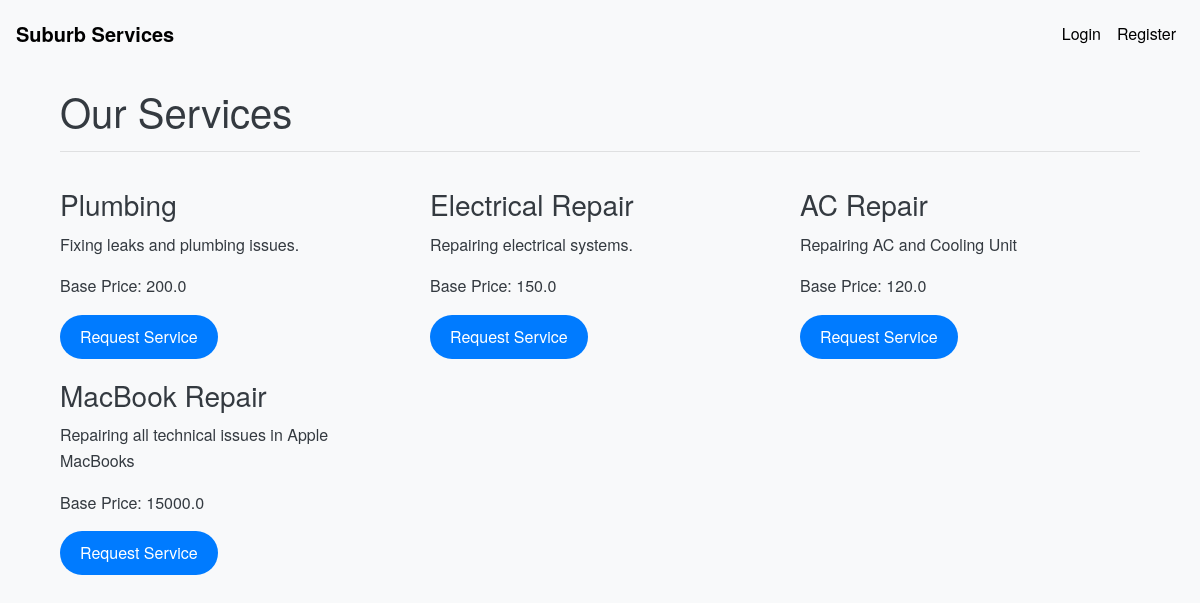
Page /services on the earlier database version.
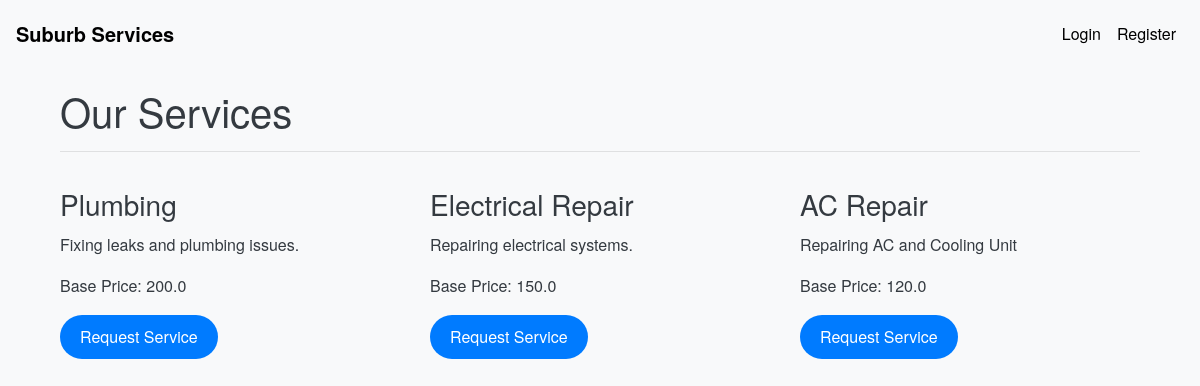
Same page on the later database version.
### models.py (models this page shows, shortened)
class Service(db.Model):
    __tablename__ = 'services'
    id = db.Column(db.Integer, nullable =False, primary_key=True)
    name = db.Column(db.String(100), nullable=False)
    base_price = db.Column(db.Float, nullable=False)
    time_required = db.Column(db.Integer, nullable=False)
    description = db.Column(db.Text)

### routes.py (the view)
@app.route('/services')
def services():
    services = Service.query.all()
    return render_template('services.html', services=services)

### templates/services.html
{% extends 'base.html' %}
{% block content %}
<div class="container mt-4">
    <h1>Our Services</h1>
    <hr>
    <div class="row">
        {% for service in services %}
        <div class="col-md-4">
            <h3>{{ service.name }}</h3>
            <p>{{ service.description }}</p>
            <p>Base Price: {{ service.base_price }}</p>
            <a href="{{ url_for('request_service', service_id=service.id) }}" class="btn btn-primary">Request Service</a>
        </div>
        {% endfor %}
    </div>
</div>
{% endblock %}

Differences in the rows shown:
removed Service: name "MacBook Repair", description "Repairing all technical issues in Apple MacBooks", base_price "15000.0"
